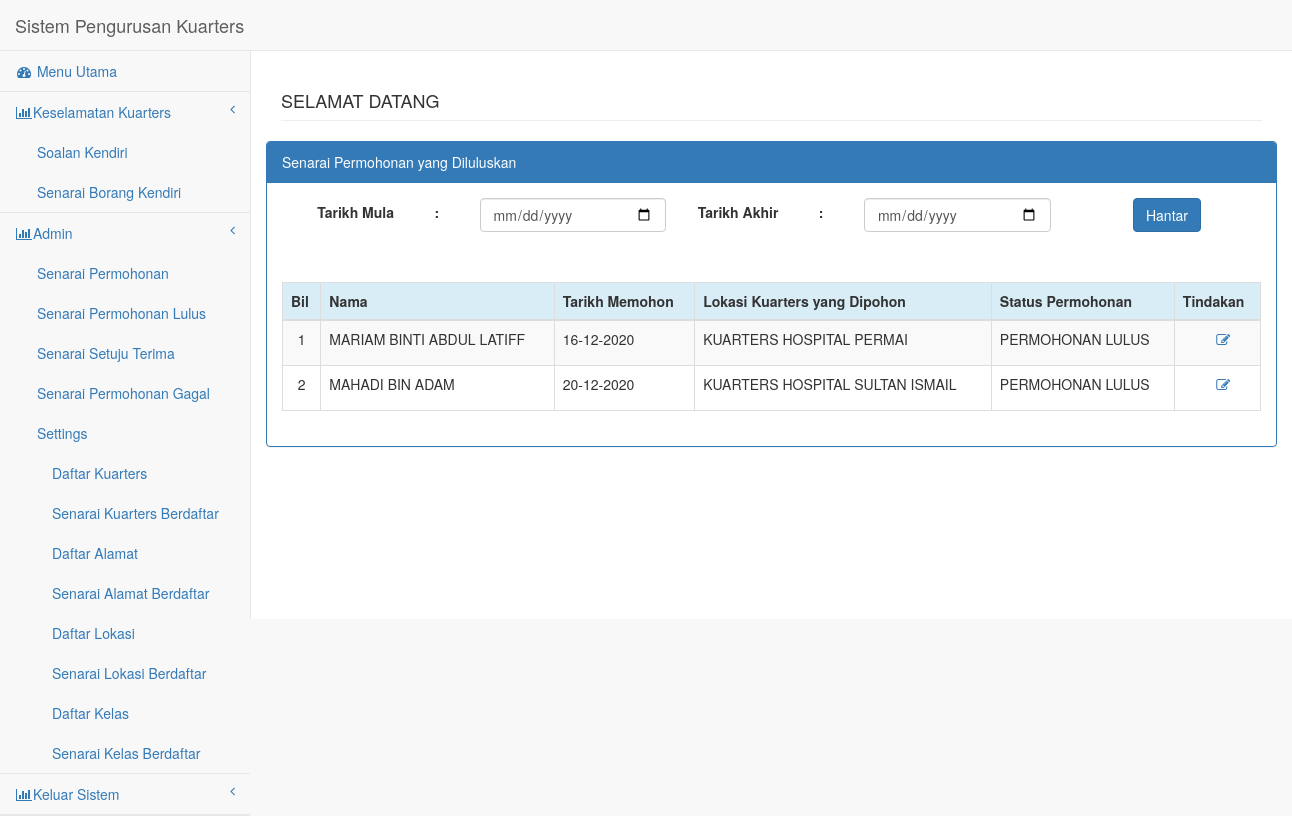
The page /pages/listpenghunilulus.php on the database its author committed.
### tables this page shows
CREATE TABLE IF NOT EXISTS `tbl_pemohonan` (
  `p_id` int(11) NOT NULL AUTO_INCREMENT,
  `p_staff` int(30) NOT NULL,
  `p_tarikhmohon` date DEFAULT NULL,
  `p_lokasi` varchar(250) DEFAULT NULL,
  `p_jantina` varchar(30) DEFAULT NULL,
  `p_statusperkahwinan` int(30) DEFAULT NULL,
  `p_telrumah` varchar(20) DEFAULT NULL,
  `p_telhp` varchar(20) DEFAULT NULL,
  `p_telpejabat` varchar(20) DEFAULT NULL,
  `p_jawatan` int(30) DEFAULT NULL,
  `p_katjawatan` varchar(30) NOT NULL,
  `p_jabatan` varchar(250) DEFAULT NULL,
  `p_unit` varchar(250) DEFAULT NULL,
  `p_tmulabertugas` date DEFAULT NULL,
  `p_markahtmulabertugas` int(10) NOT NULL,
  `p_waktubertugas` text,
  `p_markahwaktubertugas` int(10) NOT NULL,
  `p_namapasangan` text,
  `p_icpasangan` varchar(20) NOT NULL,
  `p_katkeluarga` varchar(30) NOT NULL,
  `p_markahkatkeluarga` int(10) NOT NULL,
  `p_jawatanpasangan` varchar(50) DEFAULT NULL,
  `p_tkerjapasangan` text NOT NULL,
  `p_wbpasangan` text NOT NULL,
  `p_bilanak` int(11) DEFAULT NULL,
  `p_markahbilanak` int(10) NOT NULL,
  `p_alamatsekarang` text,
  `p_checkbox1` int(11) DEFAULT NULL,
  `p_checkbox2` int(11) DEFAULT NULL,
  `p_checkbox3` int(11) DEFAULT NULL,
  `p_alamatrumahsd` text,
  `p_jarakrumah` text,
  `p_sebabmohon` text,
  `p_tandamohon` int(11) NOT NULL,
  `p_pengesahan` text,
  `p_tandaketua` int(11) NOT NULL,
  `p_stathantar` varchar(30) DEFAULT NULL,
  `p_statmohon` varchar(30) DEFAULT NULL,
  `p_statterima` int(11) NOT NULL,
  `p_kelasrumah` varchar(30) NOT NULL,
  `p_alamattawaran` varchar(250) NOT NULL,
  `p_tmasuk` date DEFAULT NULL,
  `p_tkeluar` date DEFAULT NULL,
  `p_terimadepo` date DEFAULT NULL,
  `p_jumlahdepo` varchar(20) DEFAULT NULL,
  `p_resit` varchar(30) DEFAULT NULL,
  `p_lamamohon` varchar(10) NOT NULL,
  `p_markahlamamohon` double NOT NULL,
  `p_totalmarkah` double NOT NULL,
  `p_finalmarks` double NOT NULL,
  `p_kontrak` int(5) NOT NULL COMMENT '1- non-renewal 2- renewal',
  `p_kilometer` int(10) NOT NULL,
  PRIMARY KEY (`p_id`)
);

CREATE TABLE IF NOT EXISTS `tablepengguna` (
  `id` int(25) NOT NULL AUTO_INCREMENT,
  `nokadpengenalan` varchar(14) NOT NULL,
  `namapemohon` varchar(255) DEFAULT NULL,
  `katalaluan` varchar(32) NOT NULL,
  `jawatan` varchar(50) NOT NULL,
  `jabatan` varchar(10) DEFAULT NULL,
  `kumpulanb` int(40) NOT NULL,
  `emelrasmi` varchar(50) NOT NULL,
  `notel` varchar(20) NOT NULL,
  `tarikhlantik` date NOT NULL,
  `induksi` text NOT NULL,
  `unit` int(11) DEFAULT NULL,
  `tpbahagian` int(50) NOT NULL,
  `siri` varchar(10) NOT NULL,
  `periksa` text NOT NULL,
  `status` varchar(5) NOT NULL DEFAULT '1',
  `logatt` varchar(5) NOT NULL DEFAULT '0',
  `logerr` varchar(5) NOT NULL DEFAULT '0',
  `status1` int(11) NOT NULL DEFAULT '1',
  `authlevel` int(11) NOT NULL,
  `kategori` int(11) NOT NULL,
  PRIMARY KEY (`id`),
  KEY `ptj` (`jabatan`),
  KEY `unit2` (`unit`),
  KEY `status` (`status1`)
);

CREATE TABLE IF NOT EXISTS `tbllokasi` (
  `l_id` int(11) NOT NULL AUTO_INCREMENT,
  `l_nama` varchar(250) NOT NULL,
  `l_jabatan` int(11) NOT NULL,
  `l_susun` int(11) NOT NULL,
  `l_status` int(11) NOT NULL DEFAULT '1',
  KEY `pid` (`l_id`)
);

CREATE TABLE IF NOT EXISTS `tbl_statmohon` (
  `m_id` int(11) NOT NULL AUTO_INCREMENT,
  `m_nama` varchar(250) NOT NULL,
  `m_susun` int(11) NOT NULL,
  `m_status` int(11) NOT NULL DEFAULT '1',
  PRIMARY KEY (`m_id`)
);

### pages/listpenghunilulus.php (the view, shortened to what this page needs)
<!DOCTYPE html>
<html lang="en">
<head>
<link href="../bower_components/bootstrap/dist/css/bootstrap.min.css"
	rel="stylesheet">
<link href="../bower_components/metisMenu/dist/metisMenu.min.css"
	rel="stylesheet">
<link href="../dist/css/sb-admin-2.css" rel="stylesheet">
<link href="../bower_components/font-awesome/css/font-awesome.min.css"
	rel="stylesheet" type="text/css">
</head>
<body>
</body>
<form method="post" >
    <div id="wrapper">
<?php include('leftbar.php');?>
<div id="page-wrapper">
<div class="row">
  <div class="col-lg-12">
                <h4 class="page-header">
                    <?php echo strtoupper("selamat datang"." ".htmlentities($_SESSION['namapegawai']));?></h4>
</div>
        <div class="row">
            <div class="col-lg-12">
                <div class="panel panel-primary">
                    <div class="panel-heading">
                        Senarai Permohonan yang Diluluskan
                    </div>
                    <div class="panel-body">
                        <table width="1000" border="0" align="center">
                            <tr>
                                <td width="300" align="right"><label>Tarikh Mula</label></td>
                                <td width="300" align="center"><label>:</label></td>
                                <td width="300"><input id="date1" name="date1" type="date"  class="datepicker, form-control" required/></td>
                                <td width="300" align="right"><label>Tarikh Akhir</label></td>
                                <td width="300" align="center"><label>:</label></td>
                                <td width="300"><input id="date2" name="date2" type="date"  class="datepicker, form-control" required/></td>
                                <td width="300" align="center"><label></label></td>
                                <td width="300" rowspan="1"><input type="submit"  name="submit" class="btn btn-primary" value="Hantar"></td>
                            </tr>
                            <?php
                              $querymohon     = "SELECT * FROM  tbl_pemohonan  where p_stathantar = 1 AND p_statmohon = 2 ";
                                $resultmohon    = mysql_query($querymohon) or die(mysql_error());
                                $data      = mysql_num_rows($resultmohon);
                             ?>
                            <tr>
                                    <td colspan="9" align="right"><?php  ?><?php  ?></td>
                                    <td width="53" rowspan="3">&nbsp;</td>
                            </tr>
                        </table>
                    </div>
                    <div class="panel-body">
                        <div class="dataTable_wrapper">
                            <table class="table table-striped table-bordered table-hover" id="dataTables-example">
                                <thead>
                                    <tr class="info">
                                        <th>Bil</th>
                                        <th>Nama</th>
                                        <th>Tarikh Memohon</th>
                                        <th>Lokasi Kuarters yang Dipohon</th>
                                        <th>Status Permohonan</th>
                                        <th>Tindakan</th>
                                    </tr>
                                </thead>
                                <tbody>
                      <?php
                      if($data < 1)
                      {
                          ?>
                          <tr><td colspan="5" align="center"> Tiada Maklumat </td></tr>
                          <?php
                      }
                      else
                      {
                          $sn = 1;
                          while($datamohon = mysql_fetch_array($resultmohon))
                          {
                              $xid            = $datamohon ['p_id'];
                              $xidstaff       = $datamohon ['p_staff'];
                                $xtarikhmohon   = $datamohon ['p_tarikhmohon'];
                                $xlokasi        = $datamohon ['p_lokasi'];
                                $xstatus        = $datamohon ['p_statmohon'];
                        $querylokasi     = "SELECT * FROM  tbllokasi WHERE l_id = '$xlokasi'";
                        $resultlokasi    = mysql_query($querylokasi) or die(mysql_error());
                        $datalokasi      = mysql_fetch_array($resultlokasi);
                        $ylokasi         = $datalokasi ['l_nama'];
                        $querymohon2     = "SELECT * FROM  tbl_statmohon WHERE m_id = '$xstatus'";
                        $resultmohon2    = mysql_query($querymohon2) or die(mysql_error());
                        $datastatus2     = mysql_fetch_array($resultmohon2);
                        $ystatus2         = $datastatus2 ['m_nama'];
                        $querypengguna = "SELECT * FROM tablepengguna WHERE id = '$xidstaff'";
                        $resultpengguna = mysql_query($querypengguna) or die (mysql_error());
                        $penggunak = mysql_fetch_array($resultpengguna);
                        $nama = $penggunak['namapemohon'];
                        ?>
                        <tr class="odd gradeX">
                            <td align='center'><?php echo $sn?></td>
                            <td><?php echo htmlentities(strtoupper($nama));?></td>
                            <td><?php echo htmlentities(strtoupper(date("d-m-Y", strtotime($xtarikhmohon))));?></td>
                            <td><?php echo htmlentities(strtoupper($ylokasi ));?></td>
                            <td><?php echo htmlentities(strtoupper($ystatus2 ));?></td>
                            <td align='center'>&nbsp;&nbsp;<a href="kemaskinipenghuni3.php?id=<?php echo htmlentities($xid);?>">
                                <p class="fa fa-edit"></p></a>
                            </td>
                        </tr>
                        <?php
                        $sn++;
                        }
                          }
                          ?>
                                    </tbody>
                                </table>
                            </div>
                        </div>
                    </div>
            </div>
    </div>
</div>
    </div>
</body>
</html>

### rows shown on the page
tbl_pemohonan: tablepengguna.namapemohon "MARIAM BINTI ABDUL LATIFF", p_tarikhmohon "16-12-2020", tbllokasi.l_nama "KUARTERS HOSPITAL PERMAI", tbl_statmohon.m_nama "PERMOHONAN LULUS"
tbl_pemohonan: tablepengguna.namapemohon "MAHADI BIN ADAM", p_tarikhmohon "20-12-2020", tbllokasi.l_nama "KUARTERS HOSPITAL SULTAN ISMAIL", tbl_statmohon.m_nama "PERMOHONAN LULUS"
